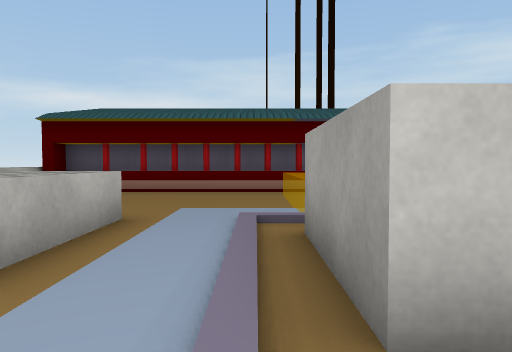
view 1 (above)

17 first-person views from a walk through a Unity game level. The camera is 0.72 m above the floor, tilts 2° down and sees 70° across. The floor is counted in squares, 1 m on a side. Each view is taken from the middle of a square. On the plan, view 1 faces up. The plan holds only what a view shows up to about 11 squares ahead; the rest is blank. The place goes on beyond the plan. Some surface patterns are stand-ins.

view 2
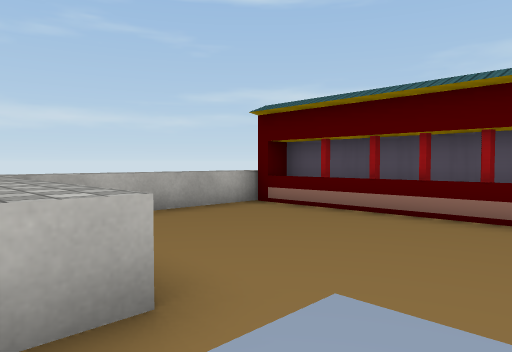

view 3
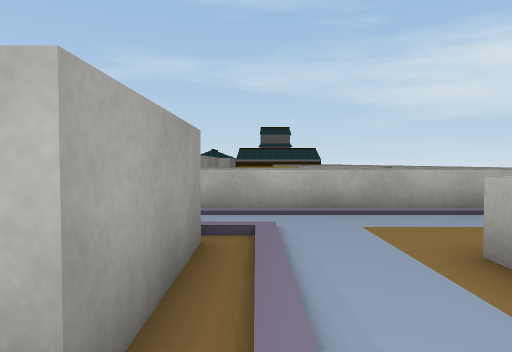

view 4
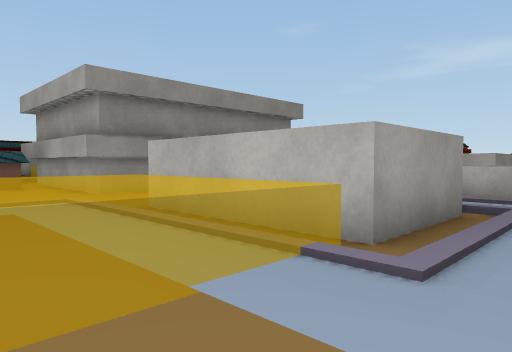

view 5
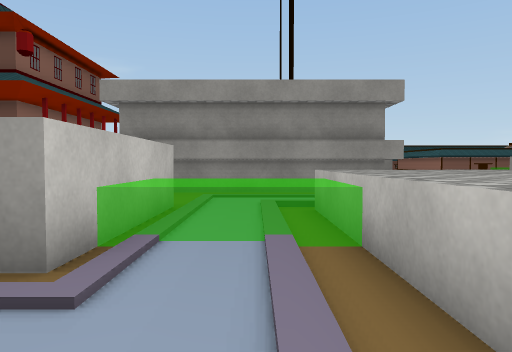

view 6
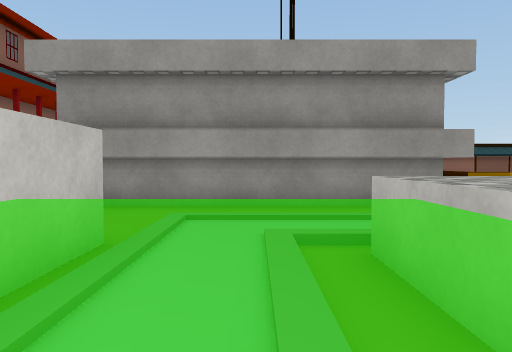

view 7
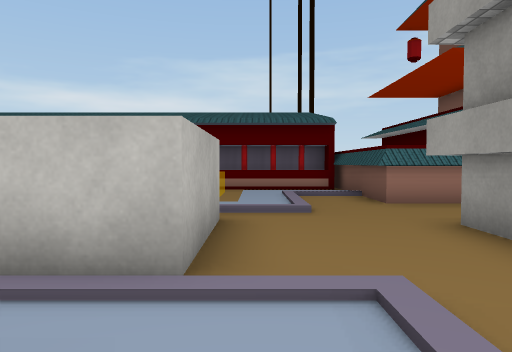

view 8
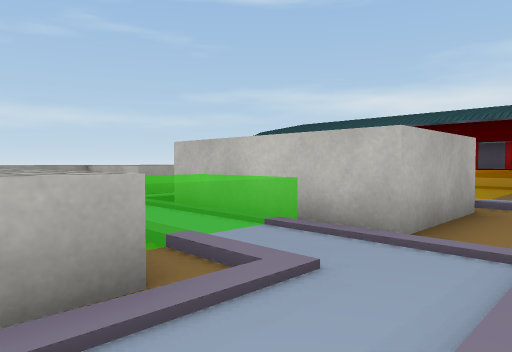

view 9
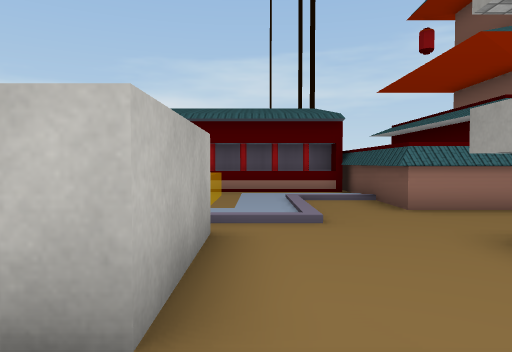

view 10
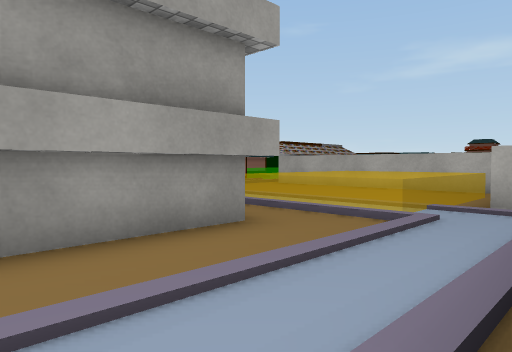

view 11
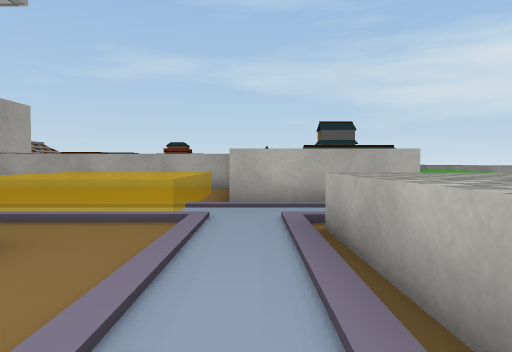

view 12
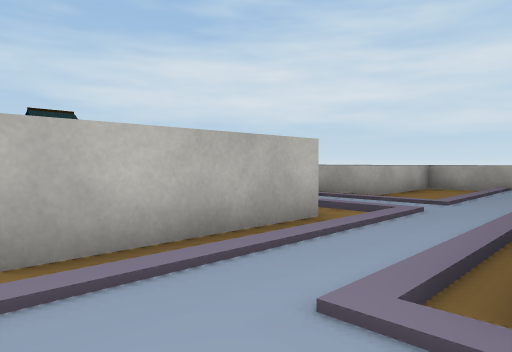

view 13
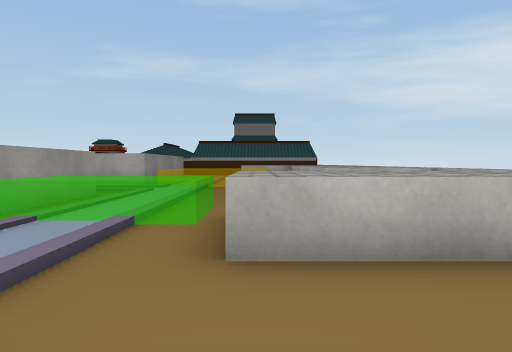

view 14
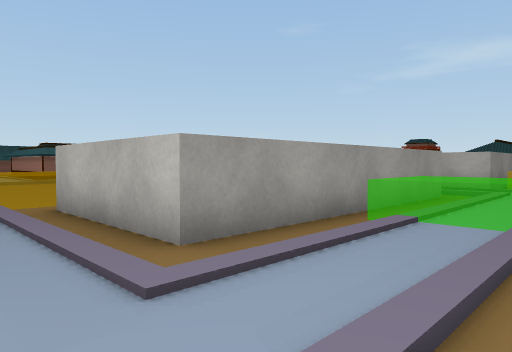

view 15
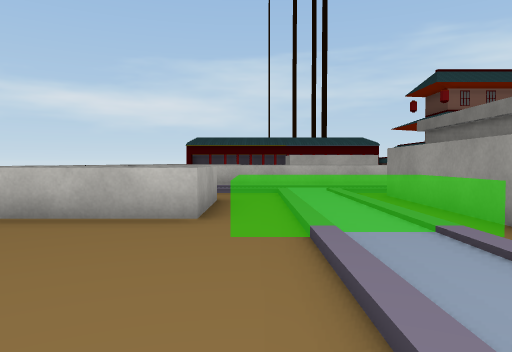

view 16
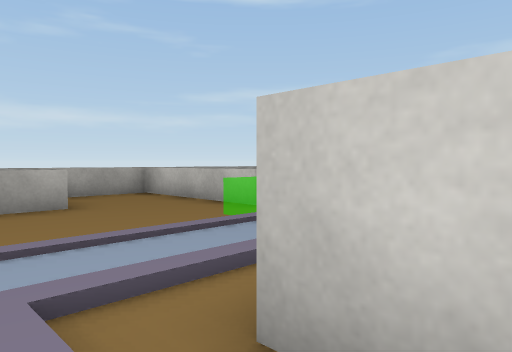

view 17
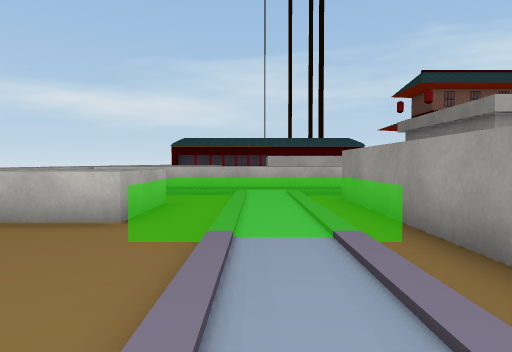

### Floor plan
Key: @ floor where view 1 was taken; # wall or solid block; . main floor; : floor 0.05 m higher than the main floor; / step, stairs or slope; = window, fence, low wall or low ledge; ^ raised ledge; T thing the floor can be seen under or through.
Columns run from 6 left of view 1 to 13 right of it. Each row starts with its distance up from view 1.
 11  #############
 10 #^^^^^^^ ^^^^#
  9 =......    ..#
  8 =......    ::#
  7 =......    :.##
  6 =......    :.####
  5 #===#::    :....#
  4   ##=:/##TT..####
  3  ###=:/## #..##
  2 ##==#:/####..#
  1 #= ..:///////#
  0 #= :::@:::::/#
 -1   ========#:/#
 -2   ########=:/##
 -3  #########=:/##
 -4 ##=========:/.T
 -5 #=  ::::::::
 -6 #=////://///
 -7 #=....:/###TT
 -8 ##==#.:/#
 -9 ####=.:/#
-10 #====.:/#   .......
-11 =.....:/#   ########
-12 =.....:/#
-13 #==...:/#
-14 ##=...:/##
-15 ##=  .::::

Positions as (right, up) in squares from view 1, and headings:
1: (0, 0), facing up
2: (0, 4), facing up-left
3: (0, 5), facing down
4: (-1, 7), facing down-right
5: (-2, 0), facing right
6: (1, 0), facing right
7: (5, -1), facing up
8: (6, -2), facing up-left
9: (5, 0), facing up
10: (4, 0), facing down-right
11: (5, 0), facing down
12: (6, -4), facing down-left
13: (-2, -5), facing down
14: (-1, -5), facing down-right
15: (-1, -15), facing up
16: (3, -15), facing up-left
17: (0, -15), facing up
